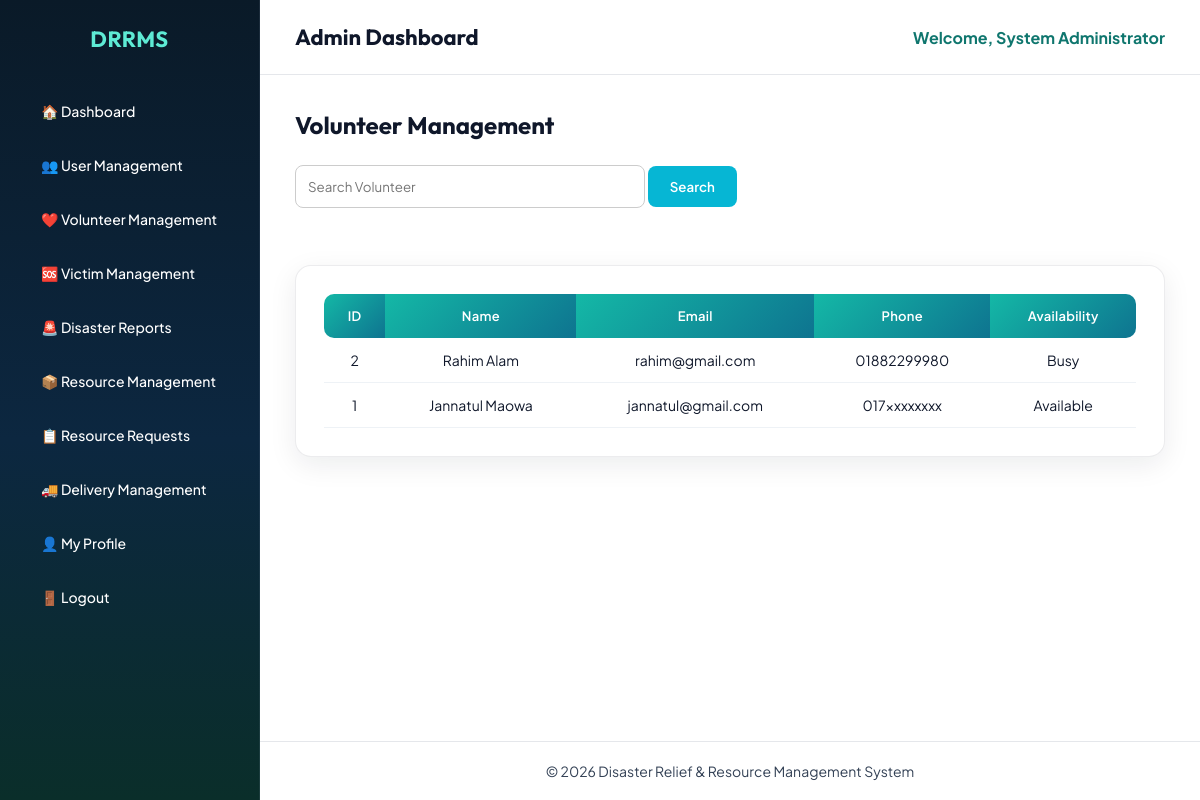
Screenshot of /admin/volunteers.php (signed in) with the database file from the repository.
### tables this page shows
CREATE TABLE `volunteer` (
  `volunteer_id` int(11) NOT NULL,
  `user_id` int(11) NOT NULL,
  `availability_status` enum('Available','Busy','Offline') DEFAULT 'Available'
);

CREATE TABLE `users` (
  `user_id` int(11) NOT NULL,
  `name` varchar(100) NOT NULL,
  `email` varchar(100) NOT NULL,
  `phone` varchar(20) NOT NULL,
  `address` text NOT NULL,
  `password` varchar(255) NOT NULL,
  `registration_date` date NOT NULL,
  `nid_number` varchar(20) NOT NULL,
  `role` enum('Admin','Volunteer','Victim') NOT NULL
);

### admin/volunteers.php (the view, shortened to what this page needs)
<?php
include("../config/database.php");
if(isset($_GET['search']))
{
    $search=mysqli_real_escape_string($conn,$_GET['search']);
    $sql="
    SELECT
    volunteer.volunteer_id,
    volunteer.availability_status,
    users.user_id,
    users.name,
    users.email,
    users.phone
    FROM volunteer
    INNER JOIN users
    ON volunteer.user_id=users.user_id
    WHERE
    users.name LIKE '%$search%'
    OR
    users.email LIKE '%$search%'
    ORDER BY volunteer.volunteer_id DESC
    ";
}
else
{
    $sql="
    SELECT
    volunteer.volunteer_id,
    volunteer.availability_status,
    users.user_id,
    users.name,
    users.email,
    users.phone
    FROM volunteer
    INNER JOIN users
    ON volunteer.user_id=users.user_id
    ORDER BY volunteer.volunteer_id DESC
    ";
}
$result=mysqli_query($conn,$sql);
?>
<!DOCTYPE html>
<html>
<head>
<link rel="stylesheet" href="../css/admin.css">
<link rel="stylesheet"
href="https://cdnjs.cloudflare.com/ajax/libs/font-awesome/6.7.2/css/all.min.css">
</head>
<body>
<div class="dashboard">
<?php include("../includes/admin_sidebar.php"); ?>
<div class="main-content">
<?php include("../includes/admin_header.php"); ?>
<div class="content">
<h2 style="margin-bottom:25px;">
Volunteer Management
</h2>
<form method="GET">
<input
type="text"
name="search"
placeholder="Search Volunteer"
style="padding:12px;width:350px;border:1px solid #ccc;border-radius:8px;">
<button
style="padding:12px 22px;
background:#06B6D4;
color:white;
border:none;
border-radius:8px;
cursor:pointer;">
Search
</button>
</form>
<br>
<div class="table-box">
<table>
<tr>
<th>ID</th>
<th>Name</th>
<th>Email</th>
<th>Phone</th>
<th>Availability</th>
</tr>
<?php
while($row=mysqli_fetch_assoc($result))
{
?>
<tr>
<td><?php echo $row['volunteer_id']; ?></td>
<td><?php echo $row['name']; ?></td>
<td><?php echo $row['email']; ?></td>
<td><?php echo $row['phone']; ?></td>
<td>
<?php
echo $row['availability_status'];
?>
</td>
</tr>
<?php
}
?>
</table>
</div>
</div>
<?php include("../includes/admin_footer.php"); ?>
</div>
</div>
</body>
</html>

### css/admin.css (style rules this page uses)
:root { --bg-page:#eef4f7; --bg-deep:#061018; --bg-sidebar:#0a1a28; --primary:#14b8a6; --primary-deep:#0f766e; --accent:#f97316; --text:#0f172a; --muted:#64748b; --white:#ffffff; --border:rgba(15,23,42,.08); --gradient-primary:linear-gradient(135deg, #14b8a6 0%, #0e7490 100%); --gradient-accent:linear-gradient(135deg, #f97316 0%, #dc2626 100%); --gradient-sidebar: linear-gradient(180deg, #0a1a28 0%, #0c2740 55%, #0a2e2a 100%); --shadow:0 8px 28px rgba(15,23,42,.08); --font-display:'Outfit',sans-serif; --font-body:'Plus Jakarta Sans',sans-serif; }
* { margin:0; padding:0; box-sizing:border-box; font-family:var(--font-body); }
body { background:#ffffff; color:var(--text); }
h1,h2,h3,.sidebar h2 { font-family:var(--font-display); }
.dashboard { display:flex; min-height:100vh; background:#ffffff; }
.main-content { margin-left:260px; width:calc(100% - 260px); min-height:100vh; background:#ffffff; display:flex; flex-direction:column; }
.content { padding:35px; background:#ffffff; color:#0f172a; flex:1 0 auto; }
.content h2 { color:#0f172a; }
.table-box { margin-top:36px; background:var(--white); border-radius:16px; padding:28px; border:1px solid var(--border); box-shadow:var(--shadow); }
table { width:100%; border-collapse:collapse; }
table th { background:var(--gradient-primary); color:white; padding:14px; font-weight:600; font-size:13px; letter-spacing:.02em; }
table th:first-child { border-radius:10px 0 0 10px; }
table th:last-child { border-radius:0 10px 10px 0; }
table td { padding:13px; border-bottom:1px solid #eef2f6; text-align:center; font-size:14px; color:#0f172a; background:#ffffff; }
.content form input, .content form select, .content form textarea, .table-box form input, .table-box form select, .table-box form textarea { border:1px solid #dbe4ea; border-radius:10px; padding:11px 14px; font-family:var(--font-body); outline:none; transition:.2s; }
.content form button, .table-box button, a.btn, .btn { background:var(--gradient-primary); color:white; border:none; border-radius:10px; padding:11px 18px; cursor:pointer; font-weight:600; font-family:var(--font-body); text-decoration:none; display:inline-block; transition:.25s; }

### rows the page displays
volunteer: volunteer_id "2", user.name "Rahim Alam", user.email "rahim@gmail.com", user.phone "01882299980", availability_status "Busy"
volunteer: volunteer_id "1", user.name "Jannatul Maowa", user.email "jannatul@gmail.com", user.phone "017xxxxxxxx", availability_status "Available"

### other values shown
$_SESSION['name'] "System Administrator"
